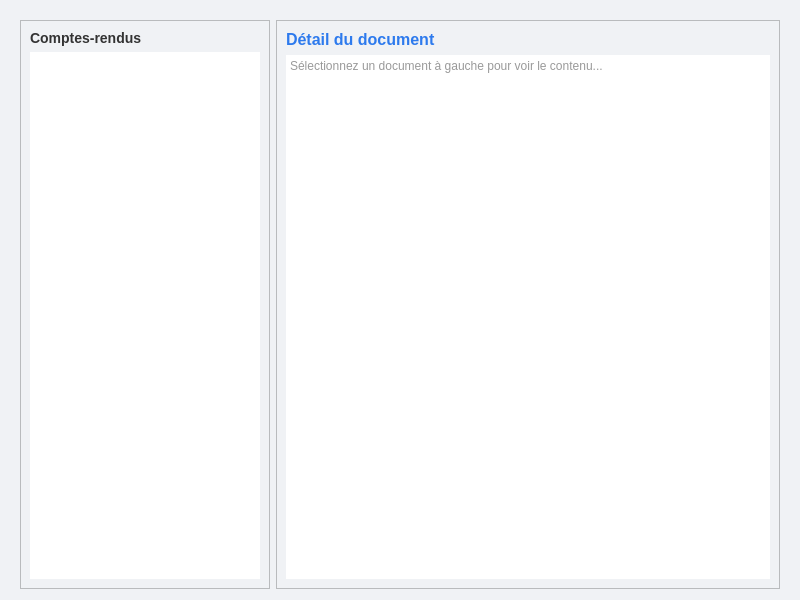
<?xml version="1.0" encoding="UTF-8"?>
<ui version="4.0">
 <class>PagePatientRecord</class>
 <widget class="QWidget" name="PagePatientRecord">
  <property name="geometry">
   <rect>
    <x>0</x>
    <y>0</y>
    <width>800</width>
    <height>600</height>
   </rect>
  </property>
  <property name="styleSheet">
   <string notr="true">/* --- STYLE LOCAL --- */
QWidget { 
    font-family: &quot;Segoe UI&quot;, sans-serif; 
    background-color: #f0f2f5; 
}

QFrame.Card { 
    background-color: white; 
    border-radius: 8px; 
    border: 1px solid #e0e0e0; 
}

QLabel {
    color: #333333;
}

/* Liste de gauche */
QListWidget { 
    border: none; 
    background-color: white;
    color: #333333; /* Texte Noir */
    font-size: 14px;
}
QListWidget::item { padding: 5px; }
QListWidget::item:selected {
    background-color: #2d7aed;
    color: white;
    border-radius: 4px;
}
QListWidget::item:hover {
    background-color: #f5f7fa;
    color: #2d7aed;
}

/* Zone de lecture (droite) */
QTextEdit { 
    border: none; 
    background-color: white;
    color: #333333; /* Texte Noir */
}
</string>
  </property>
  <layout class="QHBoxLayout" name="horizontalLayout">
   <property name="leftMargin">
    <number>20</number>
   </property>
   <property name="topMargin">
    <number>20</number>
   </property>
   <property name="rightMargin">
    <number>20</number>
   </property>
   
   <item>
    <widget class="QFrame" name="frame_list">
     <property name="maximumSize">
      <size>
       <width>250</width>
       <height>16777215</height>
      </size>
     </property>
     <property name="class" stdset="0">
      <string>Card</string>
     </property>
     <property name="frameShape">
      <enum>QFrame::StyledPanel</enum>
     </property>
     <layout class="QVBoxLayout" name="verticalLayout_list">
      <item>
       <widget class="QLabel" name="lbl_reports">
        <property name="text">
         <string>Comptes-rendus</string>
        </property>
        <property name="styleSheet">
         <string notr="true">font-weight: bold; font-size: 14px;</string>
        </property>
       </widget>
      </item>
      <item>
       <widget class="QListWidget" name="listWidget_reports"/>
      </item>
     </layout>
    </widget>
   </item>
   
   <item>
    <widget class="QFrame" name="frame_content">
     <property name="class" stdset="0">
      <string>Card</string>
     </property>
     <property name="frameShape">
      <enum>QFrame::StyledPanel</enum>
     </property>
     <layout class="QVBoxLayout" name="verticalLayout_content">
      <item>
       <widget class="QLabel" name="lbl_content_title">
        <property name="text">
         <string>Détail du document</string>
        </property>
        <property name="styleSheet">
         <string notr="true">font-weight: bold; font-size: 16px; color: #2d7aed;</string>
        </property>
       </widget>
      </item>
      <item>
       <widget class="QTextEdit" name="textEdit_report_view">
        <property name="readOnly">
         <bool>true</bool>
        </property>
        <property name="placeholderText">
         <string>Sélectionnez un document à gauche pour voir le contenu...</string>
        </property>
       </widget>
      </item>
     </layout>
    </widget>
   </item>
  </layout>
 </widget>
 <resources/>
 <connections/>
</ui>
